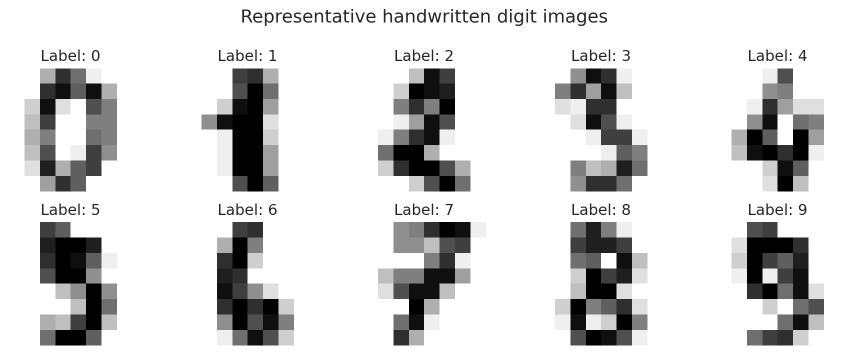
#> input picture artifacts/sample_digits.png, 1696 x 709 px (shown at 1/2 size)
$ python -i app.py   (imports and definitions only)
#> lines starting #> are read from the running program, lines starting #| are printed output that depends on the picture
from pathlib import Path
import json
import joblib
import numpy as np
import pandas as pd
import streamlit as st
from PIL import Image, ImageOps

# [1 line not run here, left out]
ROOT = Path(__file__).parent

@st.cache_resource
def load_assets():
    model = joblib.load(ROOT / "digit_recognition_pipeline.joblib")
    metadata = json.loads((ROOT / "model_metadata.json").read_text())
    return model, metadata

def prepare_image(uploaded):
#> called with uploaded = 'artifacts/sample_digits.png'
    image = Image.open(uploaded).convert("L")
    if np.asarray(image).mean() > 127:
        image = ImageOps.invert(image)
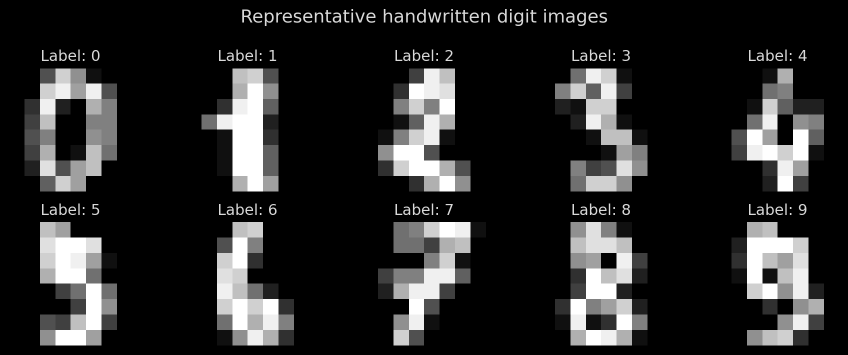
#> image: PIL image 1696x709 L (shown at 1/2 size); min 0, max 255, mean 41.3
    bbox = image.getbbox()
#> bbox = (49, 18, 1648, 691)
    if bbox:
        image = image.crop(bbox)
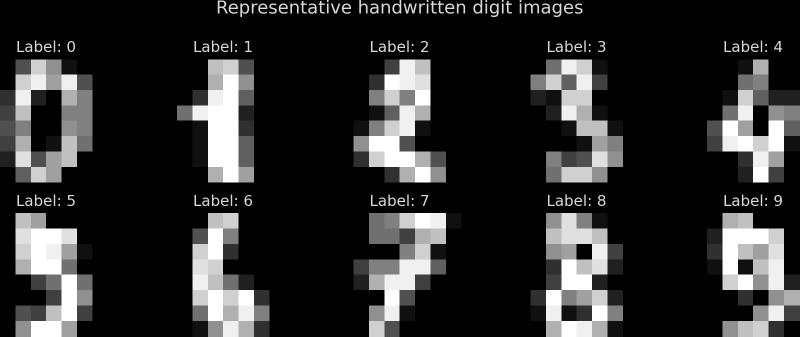
#> image: PIL image 1599x673 L (shown at 1/2 size); min 0, max 255, mean 46.2
    side = max(image.size)
#> side = 1599
    canvas = Image.new("L", (side, side), 0)
#> canvas: PIL image 1599x1599 L; every value is 0
    canvas.paste(image, ((side-image.width)//2, (side-image.height)//2))
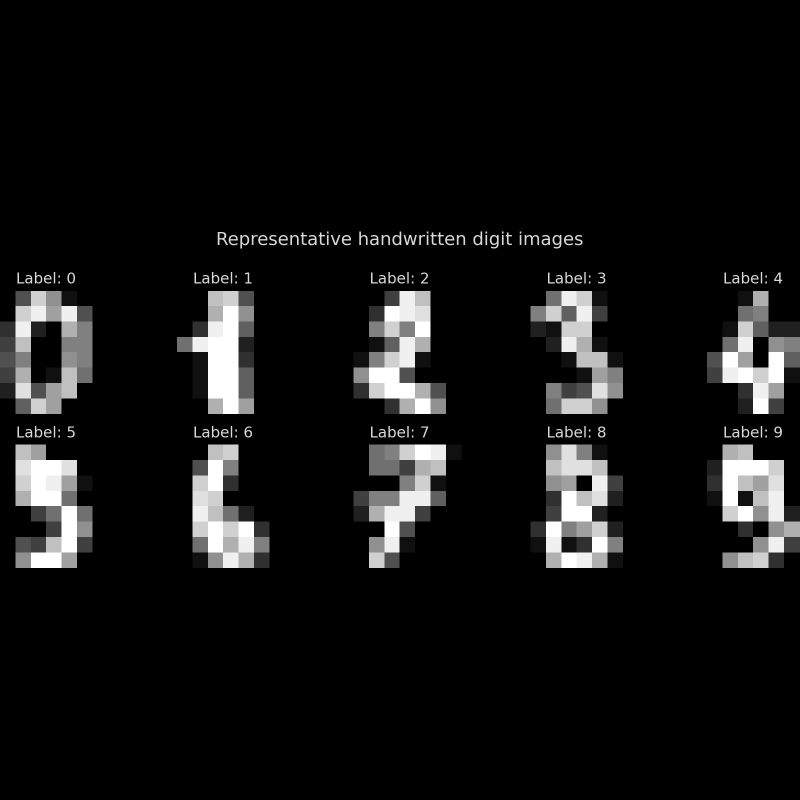
#> canvas: PIL image 1599x1599 L (shown at 1/2 size); min 0, max 255, mean 19.4
    image8 = canvas.resize((8, 8), Image.Resampling.LANCZOS)
    pixels = np.asarray(image8, dtype=float) / 255.0 * 16.0
    return image8, pixels

# [1 line that did not run here, left out]
# [8 lines not run here, left out]

# [1 line that did not run here, left out]
# [29 lines not run here, left out]

>>> result = prepare_image('artifacts/sample_digits.png')

$ run again, on artifacts/confusion_matrix.png
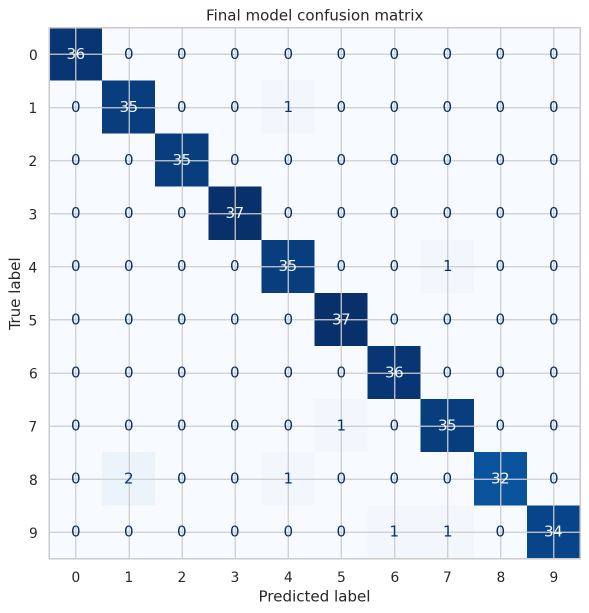
#> input picture artifacts/confusion_matrix.png, 1178 x 1226 px (shown at 1/2 size)
#> in prepare_image, `image = ImageOps.invert(image)`:
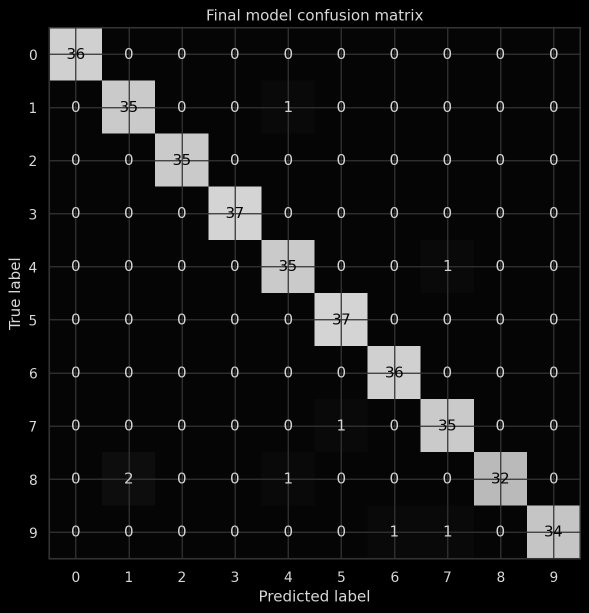
#> image: PIL image 1178x1226 L (shown at 1/2 size); min 0, max 217, mean 23.4
#> bbox = (17, 18, 1163, 1203)
#> in prepare_image, `canvas.paste(image, ((side-image.width)//2, (side-image.height)//2))`:
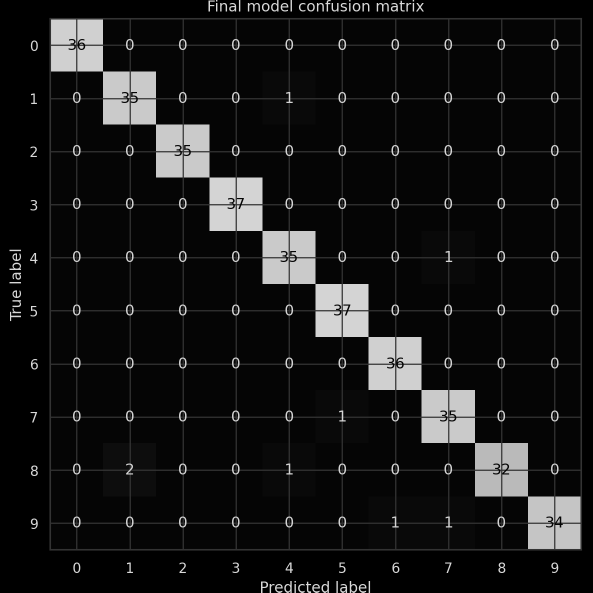
#> canvas: PIL image 1185x1185 L (shown at 1/2 size); min 0, max 217, mean 24.1

$ run again, on artifacts/error_analysis.png
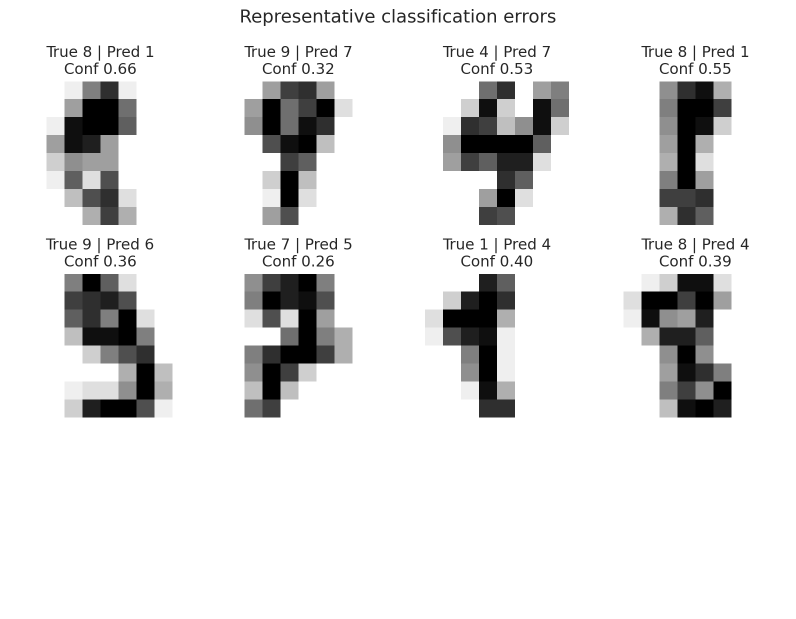
#> input picture artifacts/error_analysis.png, 1591 x 1238 px (shown at 1/2 size)
#> in prepare_image, `image = ImageOps.invert(image)`:
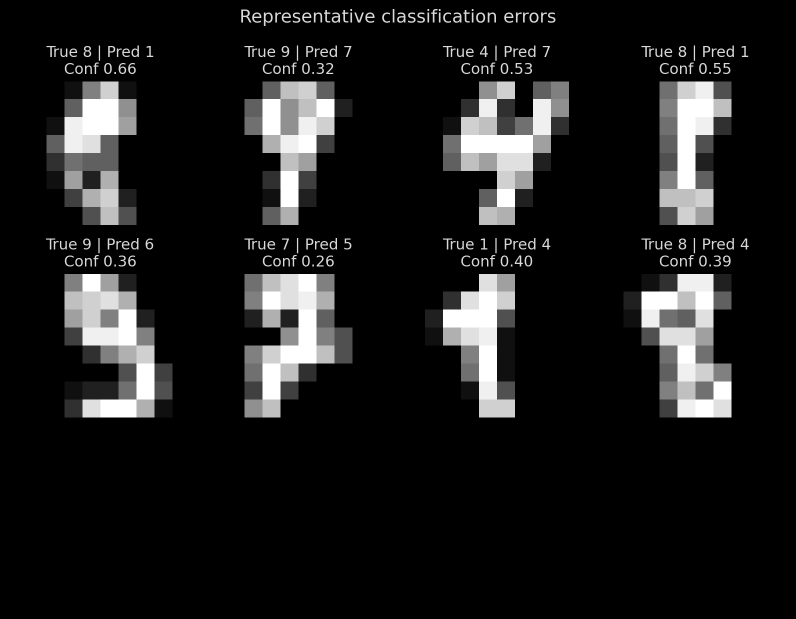
#> image: PIL image 1591x1238 L (shown at 1/2 size); min 0, max 255, mean 28.4
#> bbox = (91, 18, 1498, 835)
#> in prepare_image, `canvas.paste(image, ((side-image.width)//2, (side-image.height)//2))`:
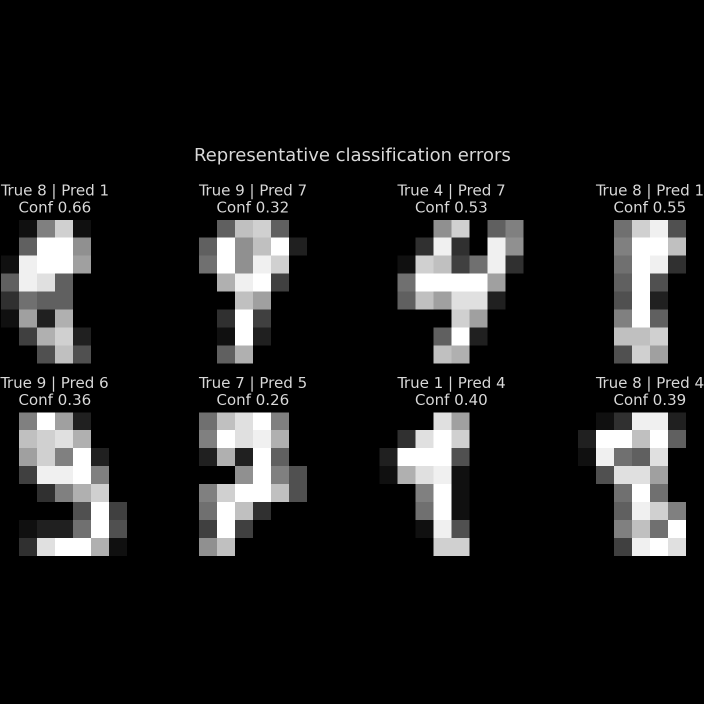
#> canvas: PIL image 1407x1407 L (shown at 1/2 size); min 0, max 255, mean 28.2
